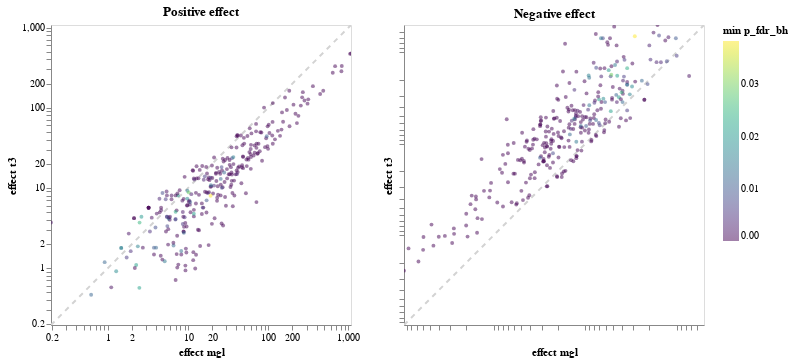

Write notebook code for a chart like this one.
### Code cell
import altair as alt
import sys
from IPython.display import display
# we cannot use vegafusion here because it makes the point selection impossible since
# it prunes the required ext_gene column
#alt.data_transformers.enable("vegafusion")
xlabel = f"effect {label_x}"
ylabel = f"effect {label_y}"
df_filtered = combined.filter((pl.col(effect_x_pos) != 0) & (pl.col(effect_y_pos) != 0) & (pl.col(effect_x_neg) != 0) & (pl.col(effect_y_neg) != 0))
df_filtered = df_filtered.with_columns(
    pl.max_horizontal(abs(pl.col(effect_x_pos) - pl.col(effect_y_pos)), abs(pl.col(effect_x_neg) - pl.col(effect_y_neg))).alias("difference")
)
combined_sorted = df_filtered.sort("difference", descending=True)
combined_pd = combined_sorted.select(
    pl.col("GO", "term", "min p_fdr_bh", effect_x_pos, effect_y_pos, effect_x_neg, effect_y_neg)
).to_pandas()
# combined_pd = combined_pd["GO"].astype(str)

combined_pd.to_csv(snakemake.output[0], sep="\t", index=False)
# combined_pd.to_csv("/projects/koesterlab/moeller-th-liver-diffexp/analysis_2/results/tables/go_terms/meta_compare_etoh_wt_mgl_vs_t3.tsv", sep="\t", index=False)

point_selector = alt.selection_point(fields=["term"], empty=False)


def plot(df, effect_x, effect_y, title, xlabel, ylabel):
    # Filter out rows where either effect_x or effect_y is zero because of logarithmic scale

    df = df_filtered.select(
        pl.col("GO", "term", "min p_fdr_bh", effect_x, effect_y)
    ).to_pandas()


    effects = df_filtered.select(pl.col(effect_x), pl.col(effect_y))
    min_value = effects.min().min_horizontal()[0]
    max_value = effects.max().max_horizontal()[0]

    alt.data_transformers.disable_max_rows()


    points = alt.Chart(df).mark_circle(size=15, tooltip={"content": "data"}).encode(
        alt.X(effect_x, title=xlabel, scale=alt.Scale(type='log', nice=False), axis=alt.Axis(grid=False)),
        alt.Y(effect_y, title=ylabel, scale=alt.Scale(type='log', nice=False), axis=alt.Axis(grid=False)),
        alt.Color("min p_fdr_bh", scale=alt.Scale(scheme="viridis")),
        opacity=alt.value(0.5),
    )

    line = alt.Chart(
        pl.DataFrame({effect_x: [min_value, max_value], effect_y: [min_value, max_value]})
    ).mark_line(color="lightgrey").encode(
        x=effect_x,
        y=effect_y,
        strokeDash=alt.value([5, 5]),
    )
    
    text_background = alt.Chart(df).mark_text(
        align="left",
        baseline="middle",
        dx=5,
        dy=-5,
        fill='white',
        stroke='white',
        strokeWidth=5,
    ).encode(
        x=effect_x,
        y=effect_y,
        text=alt.condition(point_selector, "term", alt.value("")),
    )

    text = alt.Chart(df).mark_text(
        align="left",
        baseline="middle",
        dx=5,
        dy=-5,  
           
    ).encode(
        x=effect_x,
        y=effect_y,
        text=alt.condition(point_selector, "term", alt.value("")),
    )
    

    chart = alt.layer(line, points, text_background, text).add_params(
        point_selector
    ).properties(
        title=title
    ).interactive()
    return chart

# Update the plot function calls to include the logarithmic scale and filter out zero values
positive_chart = plot(combined_pd, effect_x_pos, effect_y_pos, "Positive effect", xlabel, ylabel)
negative_chart = plot(combined_pd, effect_x_neg, effect_y_neg, "Negative effect", xlabel, ylabel)

final_chart = alt.hconcat(positive_chart, negative_chart).resolve_scale(
    color='shared'
)

display(final_chart)

# final_chart.save("/projects/koesterlab/moeller-th-liver-diffexp/analysis_2/test.html", inline=True)
final_chart.save(snakemake.output[1], inline=True)

### Figure 1 — Vega-Lite specification as saved in the notebook (floating-point values rounded to 4 significant figures; data arrays with more than 128 entries replaced by an {"elided": "..."} marker saying what was removed)
{"config": {"view": {"continuousWidth": 300, "continuousHeight": 300}}, "hconcat": [{"layer": [{"data": {"name": "data-fd070f4cae257fd03f51af72e7d6b240"}, "mark": {"type": "line", "color": "lightgrey"}, "encoding": {"strokeDash": {"value": [5, 5]}, "x": {"field": "positive effect mgl", "type": "quantitative"}, "y": {"field": "positive effect t3", "type": "quantitative"}}, "name": "view_5"}, {"data": {"name": "data-ef33c09a861d48fe62221f075fa72550"}, "mark": {"type": "circle", "size": 15, "tooltip": {"content": "data"}}, "encoding": {"color": {"field": "min p_fdr_bh", "scale": {"scheme": "viridis"}, "type": "quantitative"}, "opacity": {"value": 0.5}, "x": {"axis": {"grid": false}, "field": "positive effect mgl", "scale": {"nice": false, "type": "log"}, "title": "effect mgl", "type": "quantitative"}, "y": {"axis": {"grid": false}, "field": "positive effect t3", "scale": {"nice": false, "type": "log"}, "title": "effect t3", "type": "quantitative"}}}, {"data": {"name": "data-ef33c09a861d48fe62221f075fa72550"}, "mark": {"type": "text", "align": "left", "baseline": "middle", "dx": 5, "dy": -5, "fill": "white", "stroke": "white", "strokeWidth": 5}, "encoding": {"text": {"condition": {"param": "param_7", "empty": false, "field": "term"}, "value": ""}, "x": {"field": "positive effect mgl", "type": "quantitative"}, "y": {"field": "positive effect t3", "type": "quantitative"}}}, {"data": {"name": "data-ef33c09a861d48fe62221f075fa72550"}, "mark": {"type": "text", "align": "left", "baseline": "middle", "dx": 5, "dy": -5}, "encoding": {"text": {"condition": {"param": "param_7", "empty": false, "field": "term"}, "value": ""}, "x": {"field": "positive effect mgl", "type": "quantitative"}, "y": {"field": "positive effect t3", "type": "quantitative"}}}], "title": "Positive effect"}, {"layer": [{"data": {"name": "data-b06eda4cc304b27317f4245b96798033"}, "mark": {"type": "line", "color": "lightgrey"}, "encoding": {"strokeDash": {"value": [5, 5]}, "x": {"field": "negative effect mgl", "type": "quantitative"}, "y": {"field": "negative effect t3", "type": "quantitative"}}, "name": "view_6"}, {"data": {"name": "data-a7a3163f45a1c82d05e6d895156d9144"}, "mark": {"type": "circle", "size": 15, "tooltip": {"content": "data"}}, "encoding": {"color": {"field": "min p_fdr_bh", "scale": {"scheme": "viridis"}, "type": "quantitative"}, "opacity": {"value": 0.5}, "x": {"axis": {"grid": false}, "field": "negative effect mgl", "scale": {"nice": false, "type": "log"}, "title": "effect mgl", "type": "quantitative"}, "y": {"axis": {"grid": false}, "field": "negative effect t3", "scale": {"nice": false, "type": "log"}, "title": "effect t3", "type": "quantitative"}}}, {"data": {"name": "data-a7a3163f45a1c82d05e6d895156d9144"}, "mark": {"type": "text", "align": "left", "baseline": "middle", "dx": 5, "dy": -5, "fill": "white", "stroke": "white", "strokeWidth": 5}, "encoding": {"text": {"condition": {"param": "param_7", "empty": false, "field": "term"}, "value": ""}, "x": {"field": "negative effect mgl", "type": "quantitative"}, "y": {"field": "negative effect t3", "type": "quantitative"}}}, {"data": {"name": "data-a7a3163f45a1c82d05e6d895156d9144"}, "mark": {"type": "text", "align": "left", "baseline": "middle", "dx": 5, "dy": -5}, "encoding": {"text": {"condition": {"param": "param_7", "empty": false, "field": "term"}, "value": ""}, "x": {"field": "negative effect mgl", "type": "quantitative"}, "y": {"field": "negative effect t3", "type": "quantitative"}}}], "title": "Negative effect"}], "params": [{"name": "param_7", "select": {"type": "point", "fields": ["term"]}, "views": ["view_5", "view_6"]}, {"name": "param_8", "select": {"type": "interval", "encodings": ["x", "y"]}, "bind": "scales", "views": ["view_5"]}, {"name": "param_9", "select": {"type": "interval", "encodings": ["x", "y"]}, "bind": "scales", "views": ["view_6"]}], "resolve": {"scale": {"color": "shared"}}, "$schema": "https://vega.github.io/schema/vega-lite/v5.17.0.json", "datasets": {"data-fd070f4cae257fd03f51af72e7d6b240": [{"positive effect mgl": 0.194, "positive effect t3": 0.194}, {"positive effect mgl": 1077.0, "positive effect t3": 1077.0}], "data-ef33c09a861d48fe62221f075fa72550": {"elided": "288 records"}, "data-b06eda4cc304b27317f4245b96798033": [{"negative effect mgl": -962.9, "negative effect t3": -962.9}, {"negative effect mgl": -0.502, "negative effect t3": -0.502}], "data-a7a3163f45a1c82d05e6d895156d9144": {"elided": "288 records"}}}
